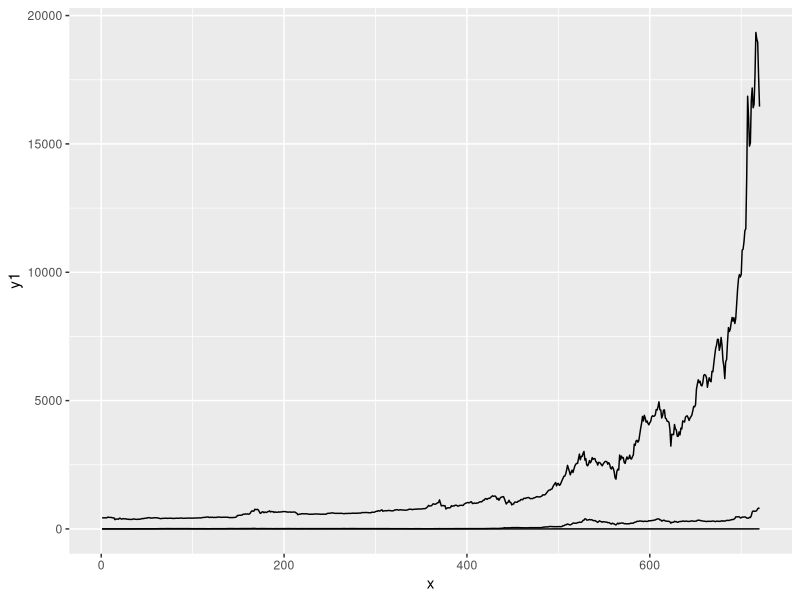
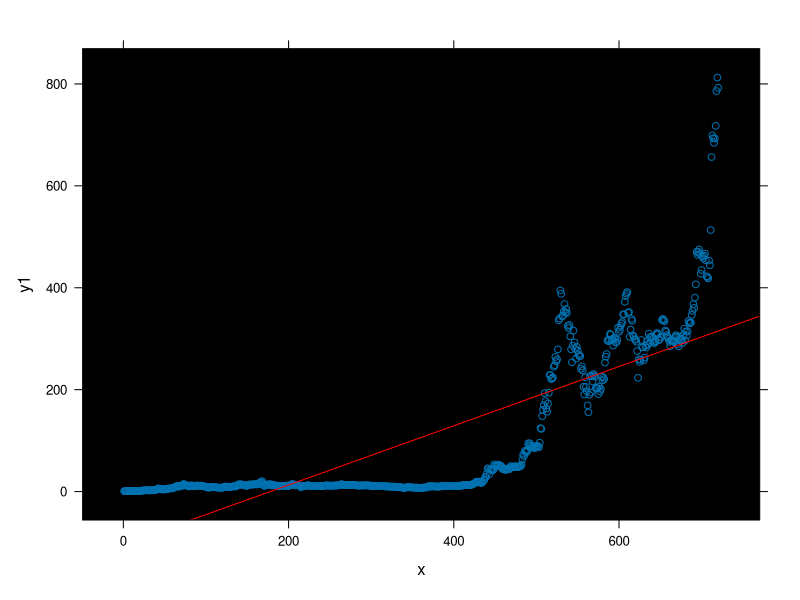
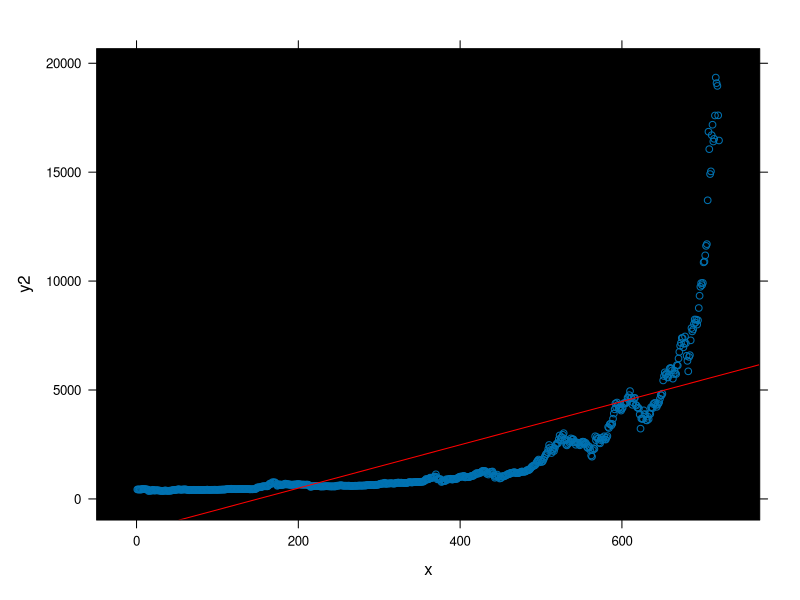
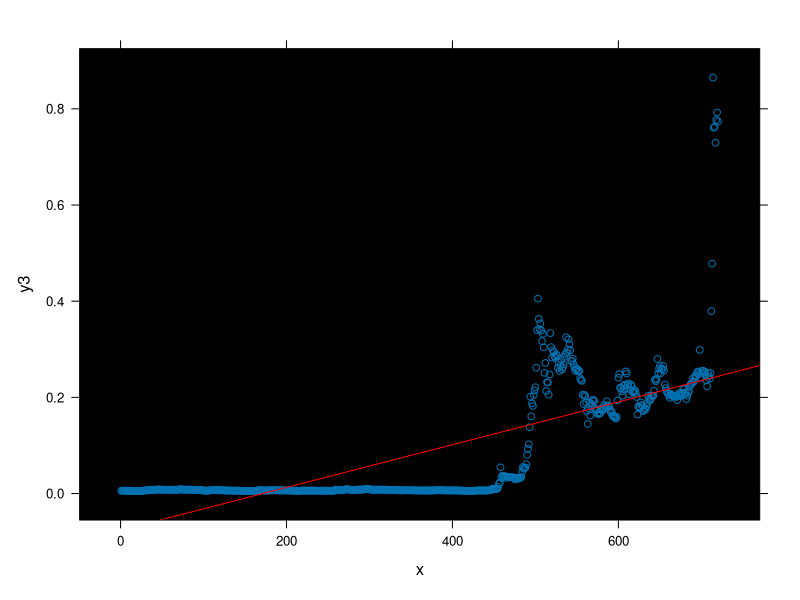
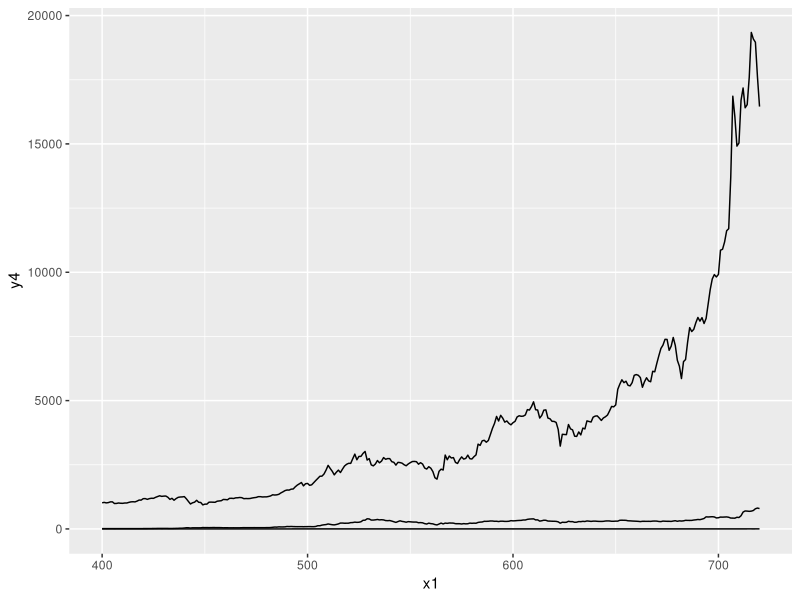
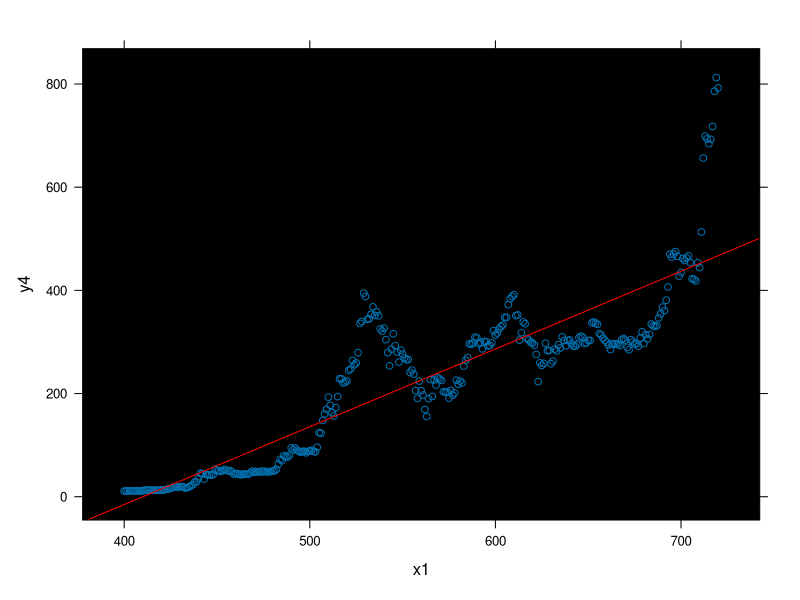
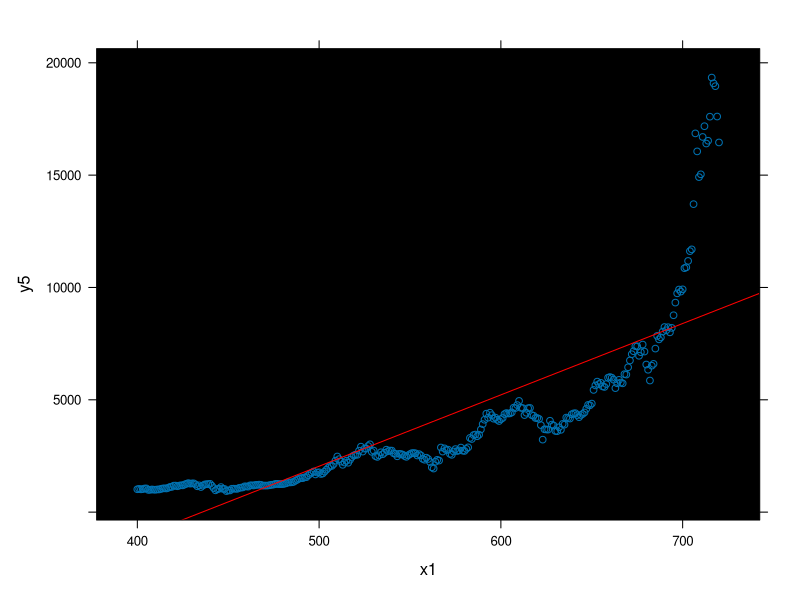
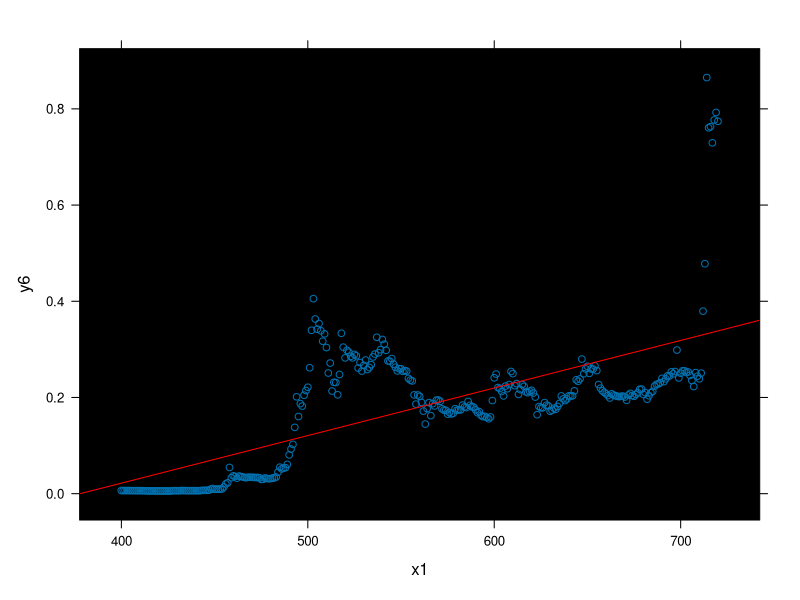

R code for these plots, in order:
## ---- chunk 1
library(ggplot2)
require(lattice) 
data=read.csv("coin.csv")
#ETHER:https://etherscan.io/chart/etherprice
#BITCOIN:https://www.coindesk.com/price/
#RIPPLE:https://www.coingecko.com/en/price_charts/ripple/usd
x=data$num
y1=data$ether
y2=data$bitcoin
y3=data$ripple
my.df <- data.frame(y1,y2,y3)


#擷取2016/01/01到2017/12/20的三個虛擬貨幣資訊 分別是ether,bitcoin,ripple
#將三種貨幣的價格作為折線圖資料(合併)
ggplot(my.df, aes(x = x)) +
  geom_line(aes(y = y1)) +
  geom_line(aes(y = y2)) +
  geom_line(aes(y = y3))

#因為發現價格差距過大,無法從圖片中看出同時的漲跌狀況,因此改為分開來看



xyplot(x=y1~x ,         
       data=data,     
       panel=function(x,y){  
         panel.fill(col="black")        
         panel.xyplot(x, y)             
         panel.lmline(x, y, col="red")  
       }
       
)

xyplot(x=y2~x ,         
       data=data,     
       panel=function(x,y){  
         panel.fill(col="black")        
         panel.xyplot(x, y)             
         panel.lmline(x, y, col="red")  
       }
       
)
xyplot(x=y3~x ,         
       data=data,     
       panel=function(x,y){  
         panel.fill(col="black")        
         panel.xyplot(x, y)             
         panel.lmline(x, y, col="red")  
       }
       
)

#從以上3張圖可以清楚看到在400以前幾乎沒有起伏2017/02/03
#因此以下將從400天之後開始分析



x1=data$num[c(400:720)]
y4=data$ether[c(400:720)]
y5=data$bitcoin[c(400:720)]
y6=data$ripple[c(400:720)]
my.df2 <- data.frame(y4,y5,y6)



ggplot(my.df2, aes(x = x1)) +
  geom_line(aes(y = y4)) +
  geom_line(aes(y = y5)) +
  geom_line(aes(y = y6))





xyplot(x=y4~x1 ,         
       data=data,     
       panel=function(x,y){  
         panel.fill(col="black")        
         panel.xyplot(x, y)             
         panel.lmline(x, y, col="red")  
       }
       
)

xyplot(x=y5~x1 ,         
       data=data,     
       panel=function(x,y){  
         panel.fill(col="black")        
         panel.xyplot(x, y)             
         panel.lmline(x, y, col="red")  
       }
       
)
xyplot(x=y6~x1 ,         
       data=data,     
       panel=function(x,y){  
         panel.fill(col="black")        
         panel.xyplot(x, y)             
         panel.lmline(x, y, col="red")  
       }
       
)
#後續發展只有ether持續往上漲,其他2個皆有下滑的趨勢
